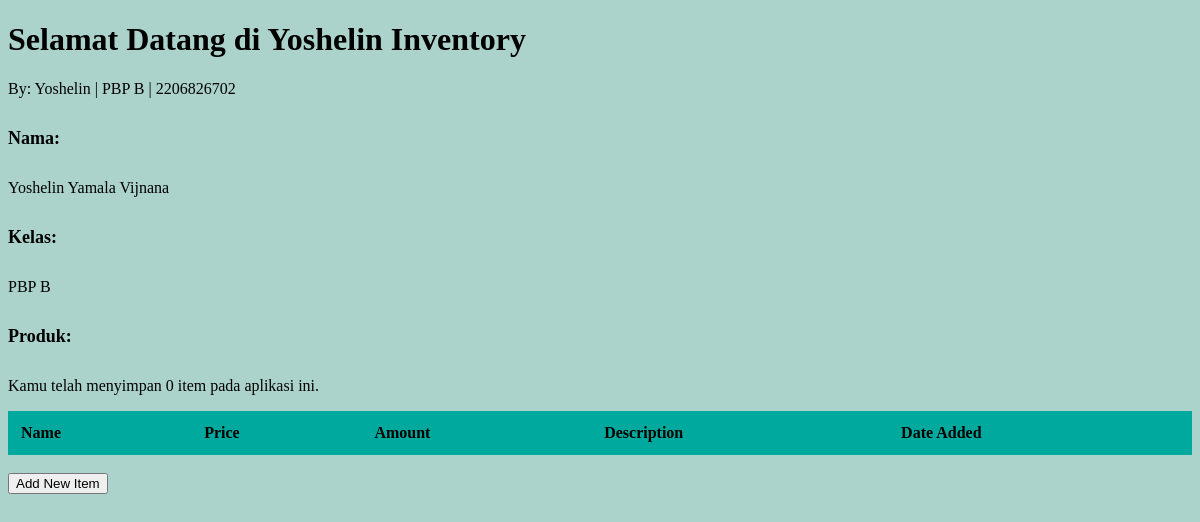
The app's page /, older data.
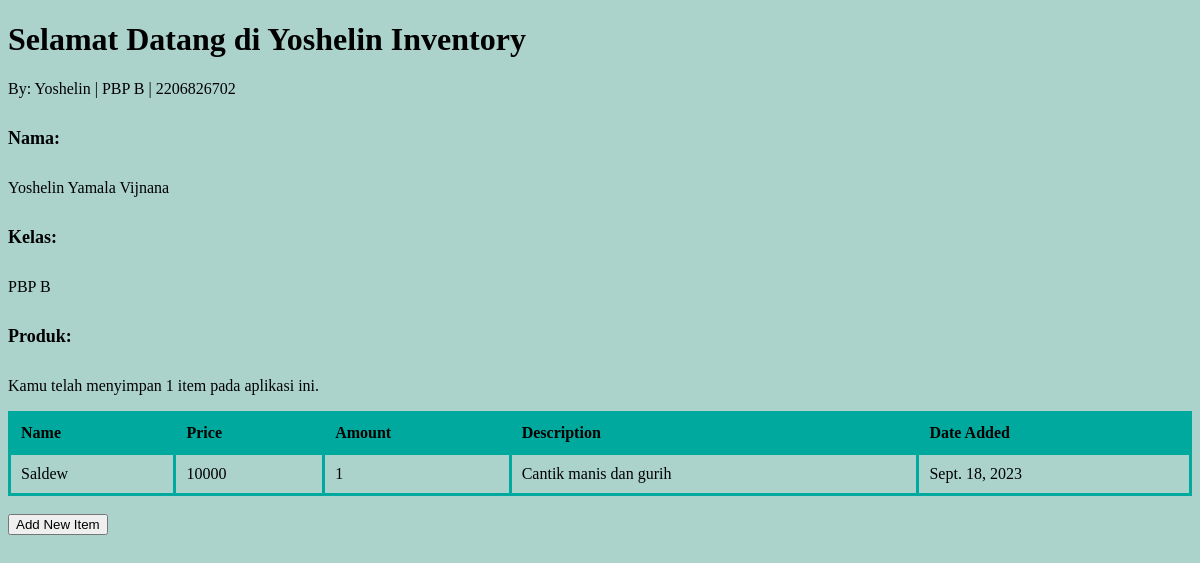
The same page, newer data.
### main/models.py (models this page shows)
class Item(models.Model):
    name = models.CharField(max_length=255)
    amount =  models.IntegerField()
    description = models.TextField()
    date_added = models.DateField(auto_now_add=True)
    price = models.IntegerField()

### main/views.py (the view)
# urls.py: path('', show_main, name='show_main'),
def show_main(request):
    items = Item.objects.all()
    item_count = items.count()
    context = {
        'name': 'Yoshelin Yamala Vijnana',
        'class': 'PBP B',
        'items': items,
        'item_count': item_count,
    }
    return render(request, "main.html", context)

### main/templates/main.html (shortened to what this page needs)
{% extends 'base.html' %}
{% block content %}
<h1>Selamat Datang di Yoshelin Inventory</h1>
<p>By: Yoshelin | PBP B | 2206826702 <p>
<h5> Nama:  </h5>
<p>{{ name }}</p>
<h5> Kelas: </h5>
<p>{{ class }}</p>
<h5> Produk: </h5>
<p>Kamu telah menyimpan {{ items|length }} item pada aplikasi ini.</p>
<table>
    <tr>
        <th>Name</th>
        <th>Price</th>
        <th>Amount</th>
        <th>Description</th>
        <th>Date Added</th>
    </tr>
    {% for item in items %}
        <tr>
            <td>{{ item.name }}</td>
            <td>{{ item.price }}</td>
            <td>{{ item.amount }}</td>
            <td>{{ item.description }}</td>
            <td>{{ item.date_added }}</td>
        </tr>
    {% endfor %}
</table>
<br />
<a href="{% url 'main:create_product' %}">
    <button>
        Add New Item
    </button>
</a>
{% endblock content %}

Row changes from the older to the newer data that the page shows:
added Item: name "Saldew", price "10000", amount "1", description "Cantik manis dan gurih", date_added "Sept. 18, 2023"
Text that changed along with them:
{{ items|length }}: "0" → "1"
